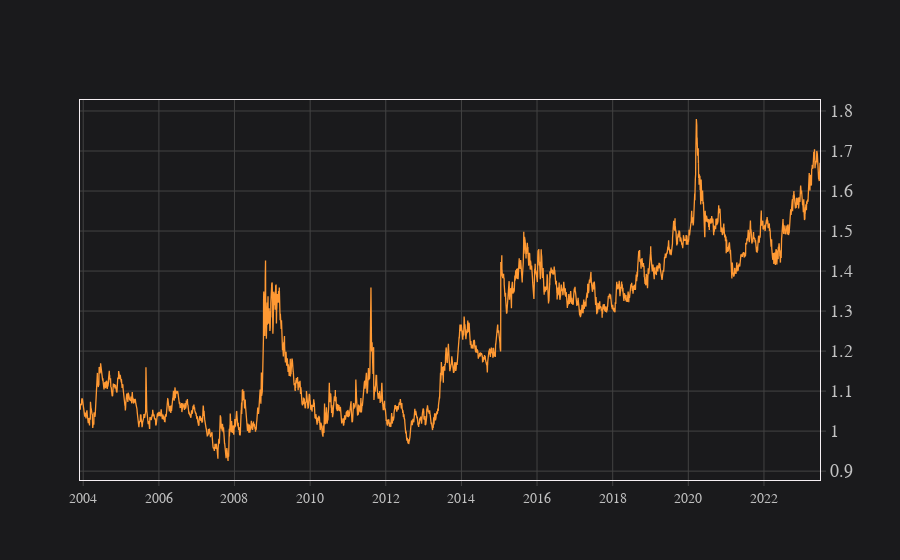

Here is the notebook cell this chart was saved with:
### Code cell
chf_aud['Adj Close'].iplot()

### Figure 1 — Plotly figure (JSON) as saved in the notebook; plotly's stock layout.template omitted (floating-point values rounded to 4 significant figures; data arrays with more than 128 entries replaced by an {"elided": "..."} marker saying what was removed)
{"data": [{"line": {"color": "rgba(255, 153, 51, 1.0)", "dash": "solid", "shape": "linear", "width": 1.3}, "mode": "lines", "name": "Adj Close", "text": "", "type": "scatter", "x": {"elided": "5095 str values"}, "y": {"elided": "5095 float values"}}], "layout": {"legend": {"bgcolor": "#1A1A1C", "font": {"color": "#D9D9D9"}}, "paper_bgcolor": "#1A1A1C", "plot_bgcolor": "#1A1A1C", "title": {"font": {"color": "#D9D9D9"}}, "xaxis": {"gridcolor": "#434343", "showgrid": true, "tickfont": {"color": "#C2C2C2"}, "title": {"font": {"color": "#D9D9D9"}, "text": ""}, "zerolinecolor": "#666570"}, "yaxis": {"gridcolor": "#434343", "showgrid": true, "tickfont": {"color": "#C2C2C2"}, "title": {"font": {"color": "#D9D9D9"}, "text": ""}, "zerolinecolor": "#666570"}}}
